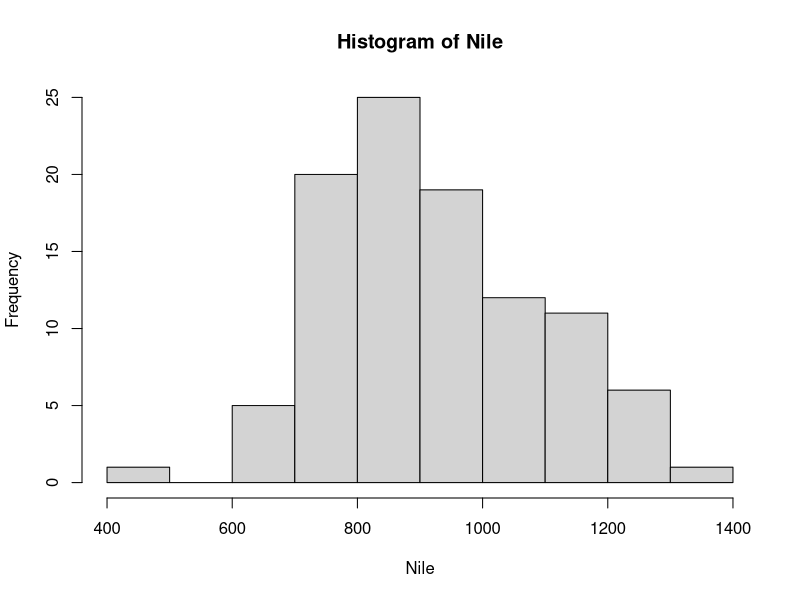
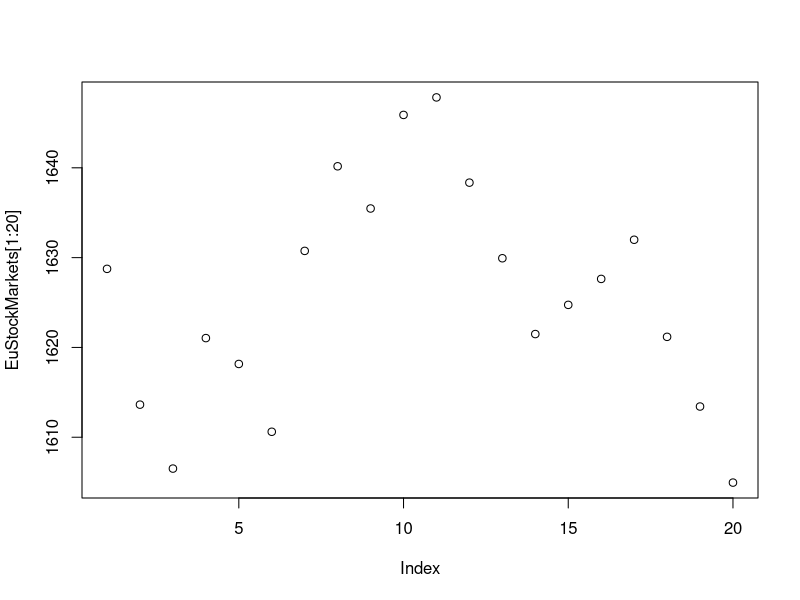

Write the R code that produced these figures, in order.
## ---- chunk 1
knitr::opts_chunk$set(echo = TRUE)
## ---- chunk 2
hist(Nile)
plot(EuStockMarkets[1:20],type="p")
